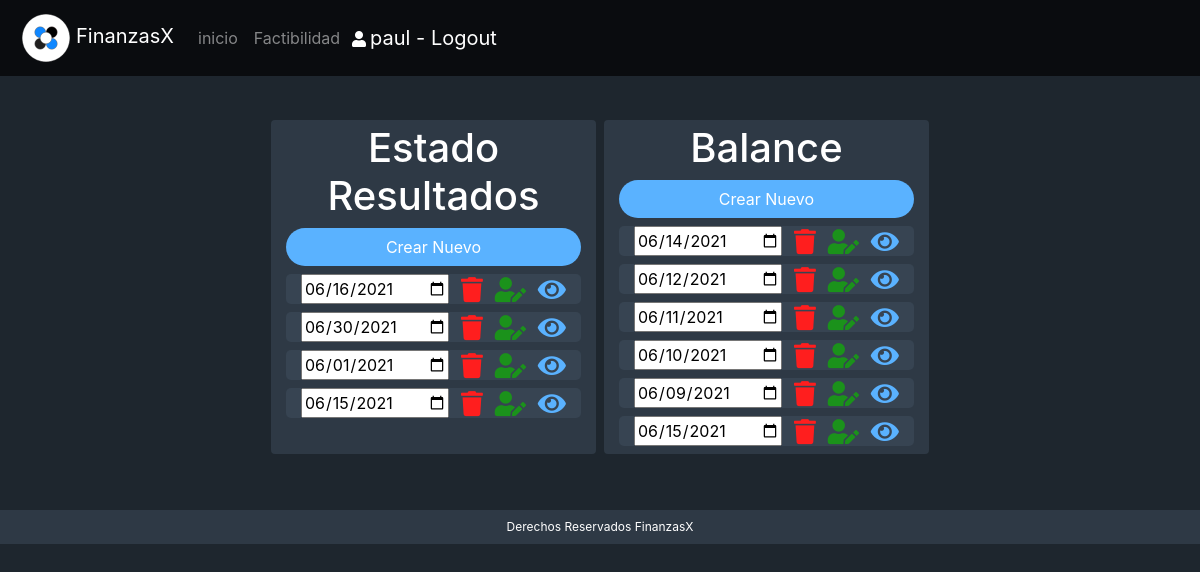
The app's page /gestion/ (signed in), older data.
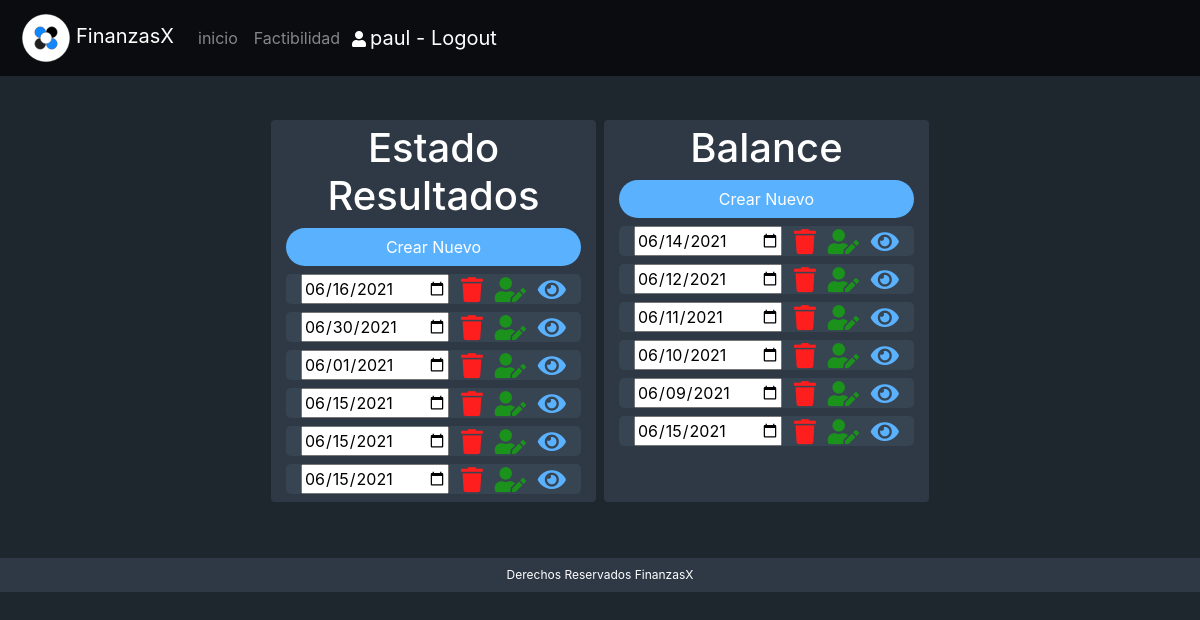
The same page, newer data.
### gestion/models.py (models this page shows, shortened)
class EstadoResultados(models.Model):
    ventas = models.FloatField(default=0)
    devolucionesVentas = models.FloatField(default=0)
    descuentosVentas = models.FloatField(default=0)
    bonifRebVentas = models.FloatField(default=0)
    inventarioInicial = models.FloatField(default=0)
    compras = models.FloatField(default=0)
    fletesCompras = models.FloatField(default=0)
    gastosImportacion = models.FloatField(default=0)
    devolucionesCompras = models.FloatField(default=0)
    descuentosCompras = models.FloatField(default=0)
    bonificacionCompras = models.FloatField(default=0)
    inventarioFinal = models.FloatField(default=0)
    sueldoVendedores = models.FloatField(default=0)
    comisionVenta = models.FloatField(default=0)
    propaganda = models.FloatField(default=0)
    impuestosMunicipales = models.FloatField(default=0)
    gastosAlquiler = models.FloatField(default=0)
    gastosGenerales = models.FloatField(default=0)
    sueldoAdministracion = models.FloatField(default=0)
    perdidasCuentasMalas = models.FloatField(default=0)
    alquileresGanados = models.FloatField(default=0)
    interesesGanados = models.FloatField(default=0)
    comisionesGanadas = models.FloatField(default=0)
    interesesGastos = models.FloatField(default=0)
    perdidasVentas = models.FloatField(default=0)
    perdidaEnRoboMercancia = models.FloatField(default=0)
    fechaCreacion = models.DateField(default=datetime.now)
    creador = models.ForeignKey(settings.AUTH_USER_MODEL,on_delete=models.CASCADE)

class BalanceGeneral(models.Model):
    disponible = models.FloatField(default=0)
    valoresNegociables = models.FloatField(default=0)
    deudoresPorVenta = models.FloatField(default=0)
    deudoresVarios = models.FloatField(default=0)
    impuestosPorRecuperar = models.FloatField(default=0)
    cuentaPorPagar = models.FloatField(default=0)
    provedores = models.FloatField(default=0)
    retenciones = models.FloatField(default=0)
    convenioConInstituciones = models.FloatField(default=0)
    otros = models.FloatField(default=0)
    mueblesUtiles = models.FloatField(default=0)
    maquinariaEquipoOficina = models.FloatField(default=0)
    otrosActivosFijos = models.FloatField(default=0)
    equipoTransporte = models.FloatField(default=0)
    acredoresHipotecarios = models.FloatField(default=0)
    programasComputacionales = models.FloatField(default=0)
    otros2 = models.FloatField(default=0)
    amortizaciones = models.FloatField(default=0)
    capitalSocial = models.FloatField(default=0)
    utilidadesRetenidas = models.FloatField(default=0)
    fechaCreacion = models.DateField(default=datetime.now)
    creador = models.ForeignKey(settings.AUTH_USER_MODEL,on_delete=models.CASCADE)

### gestion/views.py (the view)
# urls.py: path('',views.index)
def index(request):
    balance=''
    estadoResultados=''
    if str(request.user) != 'AnonymousUser':
        balance = BalanceGeneral.objects.filter(creador=request.user)
        estadoResultados=EstadoResultados.objects.filter(creador=request.user)
    contexto={
        'listaBalance':balance,
        'listaEstadoResultados':estadoResultados
    }
    return render(request,'gestion/index.html',contexto)

### gestion/templates/gestion/index.html (shortened to what this page needs)
{% extends "base_menu.html" %}
{% load static %}
{% block content %}
{% if user.is_authenticated %}
<div class="col-md-12 d-flex justify-content-center mt-5 mb-5">
  <div class="col-md-10  col-sm-12   pl-0 pr-0 d-flex justify-content-center fw-wrap">
    <div class="col-md-4 dark rounded ml-1 mr-1 pl-0 pr-0 mt-2 mb-2">
      <div class="col-md-12 mt-1 mb-1"><h1 class="text-center">Estado Resultados</h1></div>
    <div class="col-md-12 d-flex justify-content-center mt-1 mb-1">
      <button id="agregar" class="btn colorSave col-md-12 ml-2 mr-2 pl-0 pr-0 boton" onclick="window.location='{% url 'gestion:crearEstadoResultados' %}'">Crear Nuevo</button>
    </div>
    <div id="tableEstadoResultados" class="col-md-12 mt-1 mb-1  ">
      {% for a in listaEstadoResultados %}
      <div class="col-md-12 mt-2 mb-2 d-flex justify-content-between campo">
        <input type="date" value="{{ a.fechaCreacion|date:'Y-m-d' }}">
        <li onclick="window.location='{% url 'gestion:eliminarEstadoResultados' a.id %}'" class="fas fa-trash delete d-flex align-items-center" title="Eliminar"></li>
        <li onclick="window.location='{% url 'gestion:actualizarEstadoResultados' a.id %}'" class="fas fa-user-edit d-flex align-items-center update" title="Actualizar"></li>
        <li onclick="window.location='{% url 'gestion:detalleEstadoResultados' a.id %}'" class="fas fa-eye d-flex align-items-center watch" title="Ver"></li>
      </div>
      {% endfor %}
    </div>
    </div>
    <div class="col-md-4   dark rounded ml-1 mr-1 pl-0 pr-0 mt-2 mb-2">
      <div class="col-md-12 mt-1 mb-1"><h1 class="text-center">Balance</h1></div>
    <div class="col-md-12 d-flex justify-content-center mt-1 mb-1">
      <button id="agregar" class="btn colorSave col-md-12 ml-2 mr-2 pl-0 pr-0 boton" onclick="window.location='{% url 'gestion:crearBalance' %}'">Crear Nuevo</button>
    </div>
    <div id="tableEstadoResultados" class="col-md-12 mt-1 mb-1 ">
      {% for a in listaBalance %}
      <div class="col-md-12 mt-2 mb-2 d-flex justify-content-between campo">
        <input type="date" value="{{ a.fechaCreacion|date:'Y-m-d' }}">
        <li onclick="window.location='{% url 'gestion:eliminarBalance' a.id %}'" class="fas fa-trash delete d-flex align-items-center" title="Eliminar"></li>
        <li onclick="window.location='{% url 'gestion:actualizarBalance' a.id %}'" class="fas fa-user-edit d-flex align-items-center update" title="Actualizar"></li>
        <li onclick="window.location='{% url 'gestion:detalleBalance' a.id %}'" class="fas fa-eye d-flex align-items-center watch" title="Ver"></li>
      </div>
      {% endfor %}
    </div>
    </div>
  </div>
</div>
{% endif %}
{% endblock %}

Row changes from the older to the newer data that the page shows:
added EstadoResultados: fechaCreacion "06/15/2021"
added EstadoResultados: fechaCreacion "06/15/2021"
